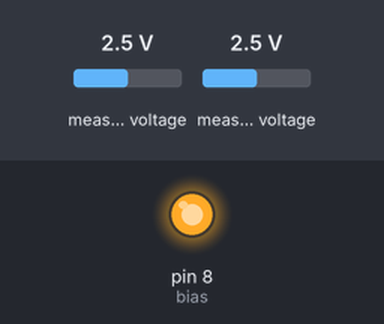
Recording of a sketch running on a simulated Arduino Uno, built with avr-gcc and run on an emulated ATmega328P. Shown: output pins drawn as LEDs (lit = HIGH). The inputs (shaded band) are chosen by the test bench; at power-on: measured voltage 2.5 V. What the sketch prints to the serial monitor is not drawn.

Above: at 0.1 s.
Timing chart, 0 to 1.6 s (numbered marks = the images above):
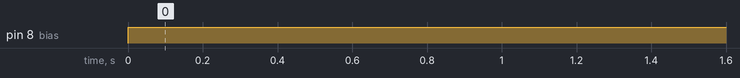

The sketch:

data_aquisition_draft01.ino
```cpp
#include <Adafruit_MCP4725.h>//12 bit DAC
#include <Adafruit_ADS1X15.h>//ADC
#include <Wire.h>

Adafruit_ADS1115 ads1115;//Construct an ads1115
Adafruit_MCP4725 mcp4725;//construct an mcp4725

const int bias = 8;//pin for sample bias output

void setup() {
  // put your setup code here, to run once:

  Serial.begin(9600);//init serial comm at baudRate = 9600
  pinMode(bias,OUTPUT);//outputs 5V dc

  ads1115.begin();//Initialize adc
  mcp4725.begin();//initialize dac


}

void loop() {
  // put your main code here, to run repeatedly:

  //set bias
  digitalWrite(bias,HIGH);

  //adjust input gain to get range of ± 256 mV with a resolution of 7.8125uV
  ads1115.setGain(GAIN_SIXTEEN);

  ///////////////////PI control///////////////////////

  int z = 0;//z driver signal
  int Prop = 2;//proportional constant
  int Int = 1e-10;//integral constant

  while(1) {

    //get preamp output and call it "ampOut"
    int ampOut;
    ampOut = (ads1115.readADC_Differential_0_1());//adc resolution is 16 bits
    int err;
    err = ampOut - 128; //preamp output minus the set point. first try 2^7

    //calculate the proportional of the preamp output and the integral of the previous z value and add them
    z = (err*Prop)+(z*Int);

    //write z to the dac
    mcp4725.setVoltage(z, false);

    //output z signal value:
    int results;
    results = z;
    Serial.print(results*3);//output in mV
    Serial.println();

  }
}
```

Measured:
- by itself, pin 8 (bias): LOW → HIGH at 0.00 s
